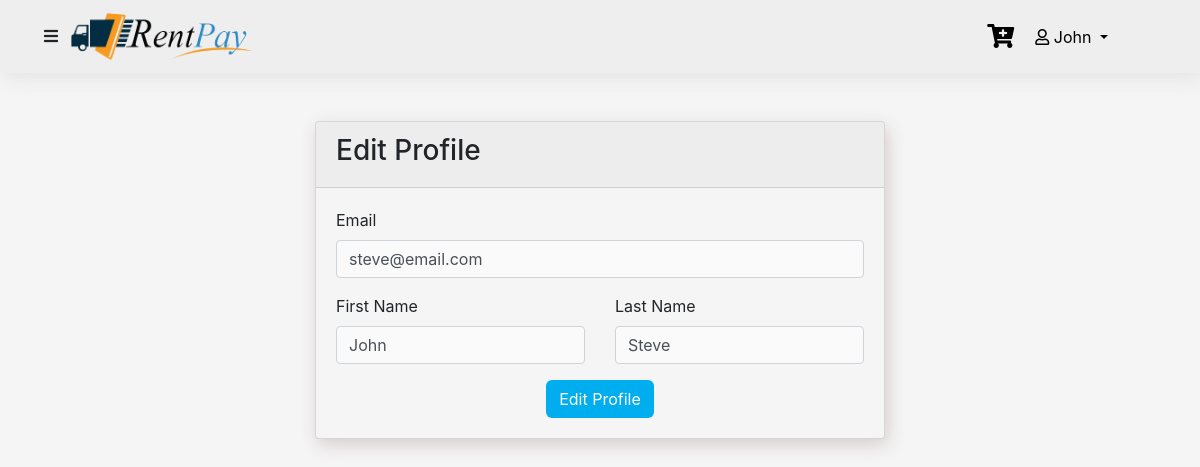
The page /accounts/profile/ (signed in) on the database its author committed.
### users/models.py (models this page shows)
class User(AbstractUser):
    USER_ROLE_CHOICES = (
        ("Admin","admin"),
        ("General","general"),
    )
    username = None
    user_role = models.CharField(max_length=120, choices=USER_ROLE_CHOICES, default="General")
    first_name = models.CharField(max_length=100, blank=False, null=True)
    last_name = models.CharField(max_length=100, blank=False, null=True)
    email = models.EmailField(max_length=255, unique=True)
    USERNAME_FIELD = 'email'
    REQUIRED_FIELDS = []

### users/views.py (the view, shortened to what this page needs)
# urls.py: path("profile/",views.UpdateProfile.as_view(), name="profile" ),
class UpdateProfile(LoginRequiredMixin, View):
    def get(self, *args, **kwargs):
        userform = UserUpdateForm(instance = self.request.user)
        context = {'u_form': userform}
        return render(self.request, 'profile.html', context = context)

### users/forms.py
class UserUpdateForm(forms.ModelForm):
    email = forms.EmailField()
    class Meta:
        model = User
        fields = ['first_name','last_name', 'email']

### users/templates/profile.html (shortened to what this page needs)
{% extends 'base.html' %}  {% block body %}
<div class="row">
    <div class="col-lg-6 mx-auto">
        <div class="card prod-card login-card">
            <div class="card-header">
                <h3>Edit Profile</h3>
            </div>
            <div class="card-body">
                <form method="post">
                    <div class="form-group">
                        <label for="email">Email</label> {{u_form.email}}
                    </div>
                    <div class="form-group">
                        <div class="row">
                            <div class="col-lg-6">
                                <label for="category">First Name</label> {{u_form.first_name}}
                            </div>
                            <div class="col-lg-6">
                                <label for="subcategory">Last Name</label> {{u_form.last_name}}
                            </div>
                        </div>
                    </div>
                    <div class="text-center">
                        <button type="submit" class="btn btn-primary book-btn">Edit Profile</button>
                    </div>
                </form>
            </div>
        </div>
    </div>
</div>
{% endblock %}

### templates/base.html (shortened to what this page needs)
{% load static %}
<!DOCTYPE html>
<html lang="en">
<head>
    <link rel="stylesheet" href="{% static 'css/style.css' %}">
    <link href="https://cdn.jsdelivr.net/npm/bootstrap@5.0.2/dist/css/bootstrap.min.css" rel="stylesheet">
    <link rel="stylesheet" href="https://cdnjs.cloudflare.com/ajax/libs/font-awesome/5.15.4/css/all.min.css"
    />
    <link rel="stylesheet" href="https://cdn.datatables.net/colreorder/1.5.2/css/colReorder.dataTables.min.css">
    <link rel="stylesheet" href="https://cdn.datatables.net/1.10.21/css/jquery.dataTables.min.css">
    <link rel="stylesheet" href="https://cdn.datatables.net/rowreorder/1.2.7/css/rowReorder.dataTables.min.css">
    <link rel="stylesheet" href="https://cdnjs.cloudflare.com/ajax/libs/font-awesome/4.7.0/css/font-awesome.min.css">
    <link rel="stylesheet" href="https://cdn.datatables.net/responsive/2.2.5/css/responsive.dataTables.min.css">
    <link rel="stylesheet" href="https://cdn.datatables.net/buttons/1.6.2/css/buttons.dataTables.min.css">
    <link rel="stylesheet" href="https://cdnjs.cloudflare.com/ajax/libs/twitter-bootstrap/4.5.2/css/bootstrap.css">
    <link rel="stylesheet" href="https://datatables.net/release-datatables/extensions/FixedColumns/css/fixedColumns.bootstrap4.css">
    <link rel="stylesheet" href="https://cdn.datatables.net/scroller/2.0.2/css/scroller.dataTables.min.css">
    <link rel="stylesheet" href="https://cdn.datatables.net/buttons/1.6.3/css/buttons.dataTables.min.css">
    <link rel="stylesheet" href="https://editor.datatables.net/extensions/Editor/css/editor.dataTables.min.css">
    <link rel="stylesheet" href="https://cdn.datatables.net/select/1.3.1/css/select.dataTables.min.css">
    <link rel="stylesheet" href="https://cdnjs.cloudflare.com/ajax/libs/Chart.js/2.9.3/Chart.min.css" />
</head>
<body>
    <nav class="navbar navbar-expand-lg navbar-bg navbar-light">
        <div class="container-fluid">
            {% if user.is_authenticated %}
            <button class="btn toggle-btn" data-bs-toggle="offcanvas" data-bs-target="#offcanvas" role="button">
                <i class="fas fa-bars" data-bs-toggle="offcanvas" data-bs-target="#offcanvas"></i>
            </button> {% endif %} {% if user.user_role == 'Admin' %}
            <a class="navbar-brand" href="{% url 'users:admin-dashboard' %}"><img src="{% static 'images/main-logo.png' %}" class="navbar-logo" alt=""></a> {% else %}
            <a class="navbar-brand" href="{% url 'products:products' %}"><img src="{% static 'images/main-logo.png' %}" class="navbar-logo" alt=""></a> {% endif %}
            <div class="collapse navbar-collapse" id="navbarNav">
                <div class="navbar-nav ms-auto mb-2 mb-lg-0">
                    {% if user.is_authenticated %}
                    <a href="{% url 'products:get-cart-api' %}" class="nav-link link text-truncate">
                        <i class="fas fa-cart-plus"></i></a>
                    <div class="dropdown me-5 mt-2">
                        <button class="btn btn-secondary dropdown-btn dropdown-toggle" type="button" id="dropdownMenuButton1" data-bs-toggle="dropdown" aria-expanded="false">
                            <i class="far fa-user"></i> {{user.first_name}}
                    </button>
                    </div>
                    {% else %}
                    <a href="{% url 'users:login' %}" class="nav-item nav-link">Login</a>
                    <a href="{% url 'users:register' %}" class="nav-item nav-link">Register</a> {% endif %}
                </div>
            </div>
        </div>
    </nav>
    <main class="container-fluid mt-5 " role='main'>
        <div class="row ">
            <div class="col-sm ">
                {% include 'messages.html' %} {% block body %}{% endblock %}
            </div>
        </div>
    </main>
</body>
</html>

### static/css/style.css (style rules this page uses)
body { font-family: 'Outfit', sans-serif; background-color: #f5f5f5 !important; }
.link { color: black !important; font-family: 'Outfit', sans-serif; text-decoration: none; font-size: 1.5rem; transition: color .15s ease-in-out, background-color .15s ease-in-out, border-color .15s ease-in-out; }
.dropdown-btn { background-color: transparent !important; border-color: transparent !important; color: black !important; }
.offcanvas, .navbar-bg { background-color: #eeeeee !important; box-shadow: 3px 6px 18px rgb(230, 228, 228) !important; }
.login-card { background-color: #f5f5f5 !important; box-shadow: 3px 6px 18px rgb(230, 228, 228) !important; border: 1px solid transparent; }
.navbar-logo { width: 45%; }
.prod-card { box-shadow: 3px 6px 18px rgb(215, 205, 205) !important; }
input { background-color: #fafafa !important; }
.book-btn { background-color: #00aeef !important; color: white !important; border: 1px solid transparent !important; border-radius: 6px !important; }

### rows shown on the page
User: first_name "John", email "steve@email.com", last_name "Steve"
